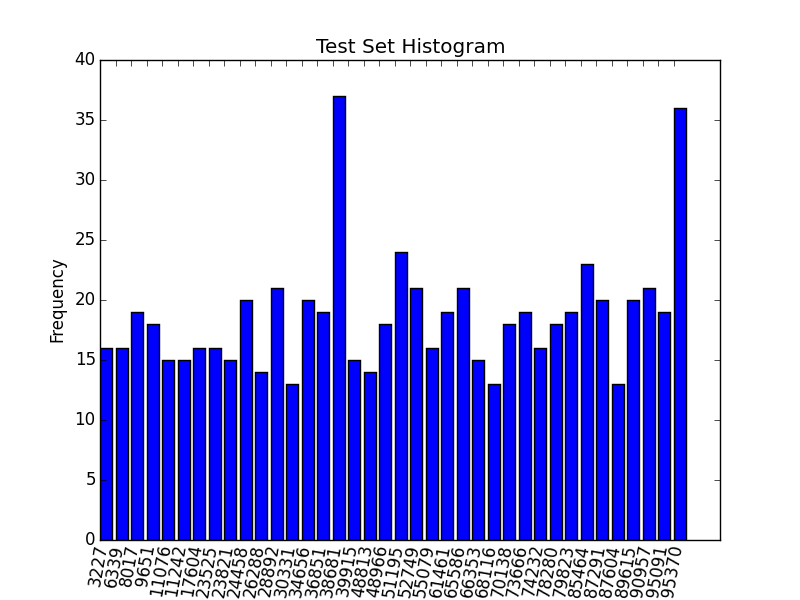
#> input picture histograms/train.png, 800 x 600 px, given as the content of the folder histograms/train.png, which was not available
$ python cropAndRotate.py histograms/train.png histograms/validation.png   (Python 2 division)   (older library calls are emulated)
#> lines starting #> are read from the running program, lines starting #| are printed output that depends on the picture; after the words box and inside, x2 and y2 are one past the last pixel; in counts of white or black regions, pixels touching at a corner belong together; pictures that were not available may be replaced by others from this repository, and a replacement may not be noted
#! /usr/bin/python
#
import os
import math
import sys

import numpy as np
import cv2

#Get the histogram. All histograms must be the same kind
def getHist(im):
    hist = cv2.calcHist([im],[0,1,2],None,[16,16,16],[0,255,0,255,0,255])
    return(hist)

#Divide the image in four subimages
def divImage(im):
    height,width,channels = im.shape
    im1 = im[0:height/2, 0:width/2]
    im2 = im[0:height/2, width/2:width]
    im3 = im[height/2:height, 0:width/2]
    im4 = im[height/2:height, width/2:width]
    return([im1,im2,im3,im4])

#Sets a whole image to a value. By default, black
def setImage(im,val=0):
    for i in range(0,3):
        im[:,:,i]=val

#Create a mask image to select regions with a distinct histogram.
#  white zones are different enough from the base image
#  im: image
#  baseHist: Histogram of the base image (currently, the original image)
#  label: A label for the current step, just for debug
def simHist(im, baseHist, label=""):
    #print label
    height,width,channels = im.shape
    if width < 10 or height < 10:
        setImage(im,0)
        return
    images = divImage(im)
    histg = baseHist
    #Test: this compares each subimage with the current image's histogram instead of the base (whole image)
    #histg = getHist(im)
    # CORREL: Other similarity measures may be tested
    sim = [cv2.compareHist(histg, getHist(imx), cv2.HISTCMP_CORREL) for imx in images]

    for i in range(0,len(sim)):
        #This is the threshold to consider too different
        if sim[i] < 0.25:
            setImage( images[i], 255 )
        else:
            sim.append( simHist( images[i], histg, label+str(i) ) )
    return(sim)

def intround(floatNum):
    return int(round(floatNum))

#### Draw the ellipse major and minor axis
def drawEllipseAxis(image, ellipse):
    # Center of ellipse
    cx = intround(ellipse[0][0])
    cy = intround(ellipse[0][1])

    # Get the half lengths of the two axes
    mjAxis = max(ellipse[1])
    miAxis = min(ellipse[1])

    miAngle = (ellipse[2] * math.pi / 180.0)
    mjAngle = miAngle + math.pi / 2.0

    mjAxis = max(ellipse[1]) / 2.0
    miAxis = min(ellipse[1]) / 2.0

    # major axis
    mj1x = intround(cx + mjAxis * math.cos(mjAngle))
    mj1y = intround(cy + mjAxis * math.sin(mjAngle))
    mj2x = intround(cx + mjAxis * math.cos(mjAngle + math.pi))
    mj2y = intround(cy + mjAxis * math.sin(mjAngle + math.pi))
    cv2.line(image, (mj1x, mj1y), (mj2x, mj2y),(255,0,0),2)

    # minor axis
    mi1x = intround(cx + miAxis * math.cos(miAngle))
    mi1y = intround(cy + miAxis * math.sin(miAngle))
    mi2x = intround(cx + miAxis * math.cos(miAngle + math.pi))
    mi2y = intround(cy + miAxis * math.sin(miAngle + math.pi))
    cv2.line(image, (mi1x, mi1y), (mi2x, mi2y),(255,0,0),2)

def rotateAndCrop(img, ellipse):
    # Center of rotation is the center of the image
    center=tuple(np.array(img.shape[0:2])/2)

    # Affine transform - rotation about the center
    rotMat = cv2.getRotationMatrix2D(center, ellipse[2], 1.0)

    # Recalculate the size of the rotated image
    # so the corners do not get cut off
    (h, w) = img.shape[0:2]
    r = np.deg2rad(ellipse[2])
    w, h = (abs(np.sin(r)*h) + abs(np.cos(r)*w),abs(np.sin(r)*w) + abs(np.cos(r)*h))

    rotated = cv2.warpAffine(img,rotMat,dsize=(int(w),int(h)),flags=cv2.INTER_LINEAR)

    # Get the center of the ellipse and rotate it with the affine transform
    centEll = np.ones((3,1))
    centEll[0] = ellipse[0][0]
    centEll[1] = ellipse[0][1]
    centEll = np.dot(rotMat, centEll)

    # Get the half lengths of the two axes
    mjAxis = max(ellipse[1]) / 2.0
    miAxis = min(ellipse[1]) / 2.0

    p1x = intround(centEll[0] - miAxis)
    p1y = intround(centEll[1] - mjAxis)
    p2x = intround(centEll[0] + miAxis)
    p2y = intround(centEll[1] + mjAxis)

    if p1x < 0:
        p1x = 0
    if p1y < 0:
        p1y = 0
    if p2x >= img.shape[1]:
        p2x = img.shape[1]-1
    if p2y >= img.shape[0]:
        p2y = img.shape[0]-1
    # Return a slice as the cropped ROI
    return rotated[p1y:p2y, p1x:p2x]

def processWhaleImage(img):
    #PREPROCESS
    #   Convert to HSV, yields better results than BGR
    hsvImage = cv2.cvtColor(img, cv2.COLOR_BGR2HSV)

    #   Testing if CLAHE improves result
    #im = clahe(im)
    #   get original image hist
    baseHist = getHist(hsvImage)

    #PROCESS
    #   Perform region selection by histogram similarity. Returns a mask on whole image
    res = simHist(hsvImage,baseHist)

    #POSTPROCESS
    im = cv2.cvtColor(hsvImage, cv2.COLOR_BGR2GRAY)
    ret,thresh = cv2.threshold(im, 127, 255, 0)

    _,contours,hierarchy = cv2.findContours(im,cv2.RETR_EXTERNAL,cv2.CHAIN_APPROX_SIMPLE)
    best = None
    best_size = 0
    for cnt in contours:
        x,y,w,h = cv2.boundingRect(cnt)
        size = w * h
        if size > best_size:
            best_size = size
            best = cnt
        cv2.rectangle(im,(x-10,y-10),(x+w+10,y+h+10),(255,255,255),2)

    #Select biggest contour, assume that's the whale :D
    #  shows boundng box and contour
    if best_size > 0:
        # Fit an ellipse into this contour
        ellipse = cv2.fitEllipse(best)
    else:
        print "Could not find extract in " + fname

    # cv2.ellipse(org, ellipse, (0,255,0),2)
    # drawEllipseAxis(org, ellipse)
    return rotateAndCrop(img, ellipse)

#Crop all the whale images in a folder into a different folder
def whaleExport(readDir, writeDir):
    # Get all files in readDir
#> called with readDir = 'histograms/train.png', writeDir = 'histograms/validation.png'
    files = []
    for (dirpath, dirnames, filenames) in os.walk(readDir):
        files.extend(filenames)
        break

    # Loop through the images in 'readDir'
    for fname in files:
        if not os.path.isfile(readDir + '/' + fname):
            continue
        fpath = readDir + '/' + fname
        im = cv2.imread(fpath)
#> im is the input picture: shape (600, 800, 3); mean B, G, R 235.3, 187.8, 187.8
        if im is None:
            print 'Failed to load image file:', fname
            sys.exit(1)
        # try:
        proccessed = processWhaleImage(im)
#> in processWhaleImage, `hsvImage = cv2.cvtColor(img, cv2.COLOR_BGR2HSV)`: hsvImage: shape (600, 800, 3); mean H, S, V 23.3, 49.4, 235.3
#> in divImage, `im1 = im[0:height/2, 0:width/2]`: im1: shape (300, 400, 3); mean H, S, V 2.5, 5.4, 250
#> in divImage, `im2 = im[0:height/2, width/2:width]`: im2: shape (300, 400, 3); mean H, S, V 3.2, 6.8, 250.4
#> in divImage, `im3 = im[height/2:height, 0:width/2]`: im3: shape (300, 400, 3); mean H, S, V 42.9, 91.1, 220.2
#> in divImage, `im4 = im[height/2:height, width/2:width]`: im4: shape (300, 400, 3); mean H, S, V 44.4, 94.4, 220.8
#> in simHist, `images = divImage(im)`: images = 4 items
#> in simHist, `sim = [cv2.compareHist(histg, getHist(imx), cv2.HISTCMP_CORREL) for im..`: sim = [0.992, 0.984, 0.999, 1]
#> the loop in simHist, `for i in range(0,len(sim)):` made 4 passes
#> in processWhaleImage, `res = simHist(hsvImage,baseHist)`: hsvImage: shape (600, 800, 3); mean H, S, V 5.1, 5.1, 5.1
#> in processWhaleImage, `im = cv2.cvtColor(hsvImage, cv2.COLOR_BGR2GRAY)`:
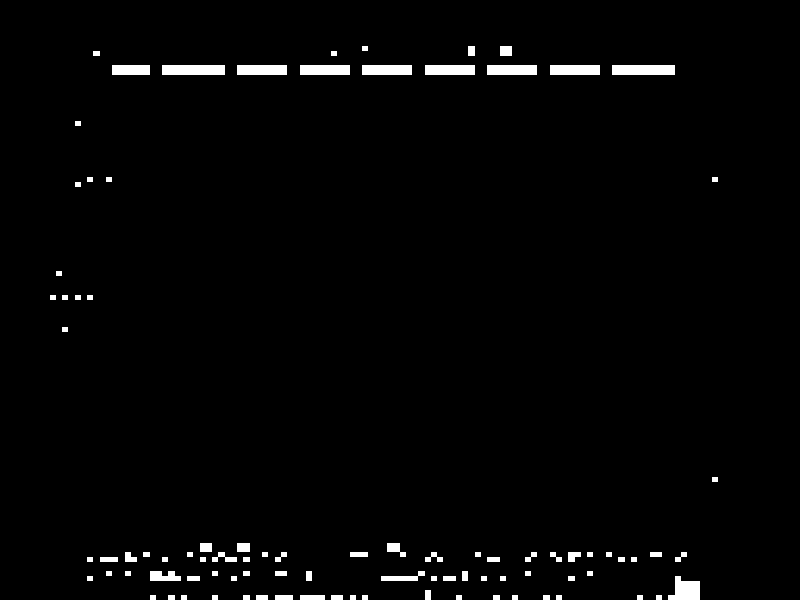
#> im: shape (600, 800); 2% white; 92 white regions, largest, box (x1, y1, x2, y2) and area: (162, 65, 225, 75) 630, (612, 65, 675, 75) 630, (668, 576, 700, 600) 540
#> the loop in processWhaleImage, `for cnt in contours:` made 92 passes
#> cnt on passes 1 to 12: [[656, 595], [656, 599], [661, 599], [661, 595]], [[637, 595], [637, 599], [642, 599], [642, 595]], [[556, 595], [556, 599], [561, 599], [561, 595]], [[543, 595], [543, 599], [549, 599], [549, 595]], [[512, 595], [512, 599], [517, 599], [517, 595]], [[493, 595], [493, 599], [499, 599], [499, 595]], [[456, 595], [456, 599], [461, 599], [461, 595]], [[362, 595], [362, 599], [367, 599], [367, 595]], [[350, 595], [350, 599], [355, 599], [355, 595]], [[331, 595], [331, 599], [342, 599], [342, 595]], [[300, 595], [300, 599], [324, 599], [324, 595]], [[275, 595], [275, 599], [292, 599], [292, 595]]
#> after the loop in processWhaleImage, `for cnt in contours:`:
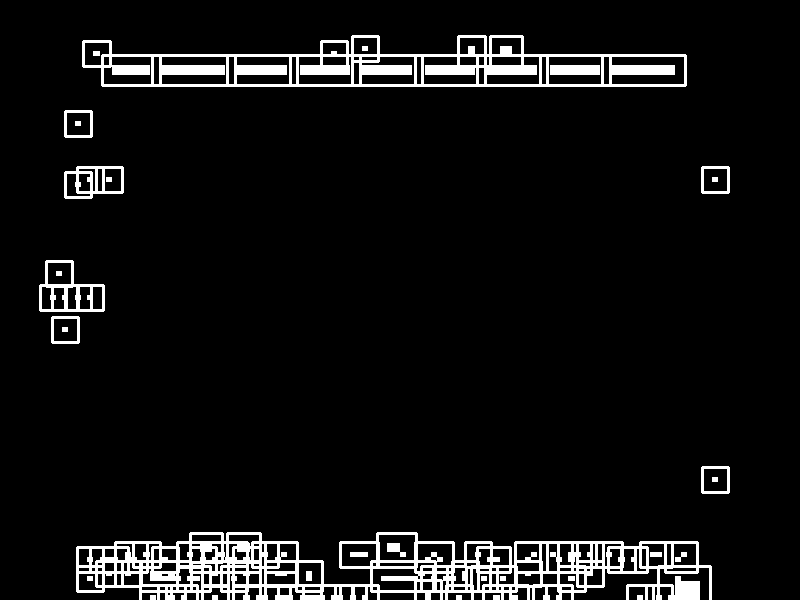
#> im: shape (600, 800); 6.7% white; 31 white regions, largest, box (x1, y1, x2, y2) and area: (76, 532, 712, 600) 17085, (82, 35, 687, 87) 10500, (39, 260, 105, 312) 1113
#> in rotateAndCrop, `rotated = cv2.warpAffine(img,rotMat,dsize=(int(w),int(h)),flags=cv2.IN..`:
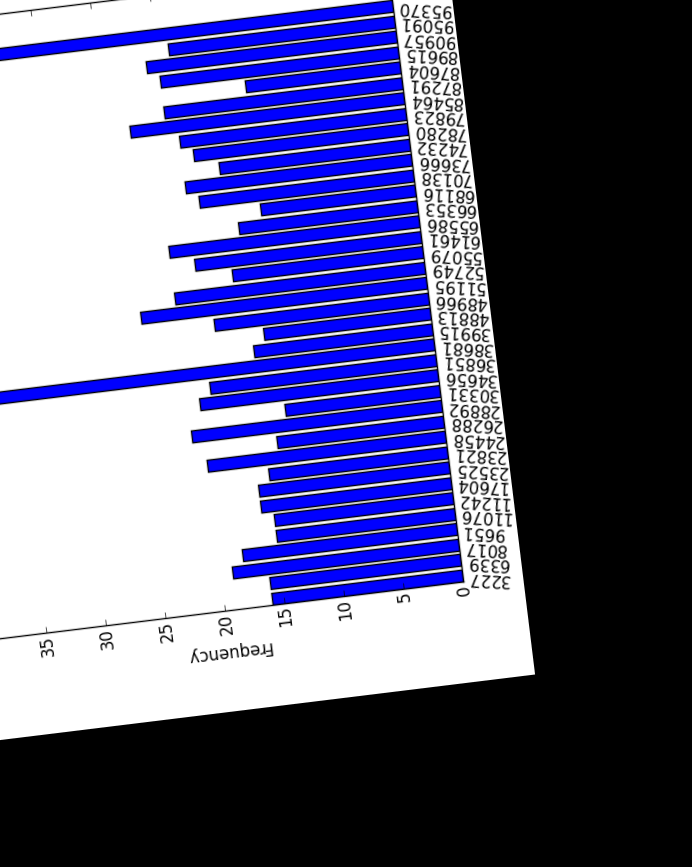
#> rotated: shape (867, 692, 3); mean B, G, R 134.4, 96.5, 96.5
        cv2.imwrite(writeDir + '/' + fname, proccessed)
        # except:
        #     print(fname+" did not work")

#MAIN
readPath = sys.argv[1]
writePath = sys.argv[2]
#> (the run stopped early here; a loop or call above may not have finished)

$ run again, on histograms/validation.png
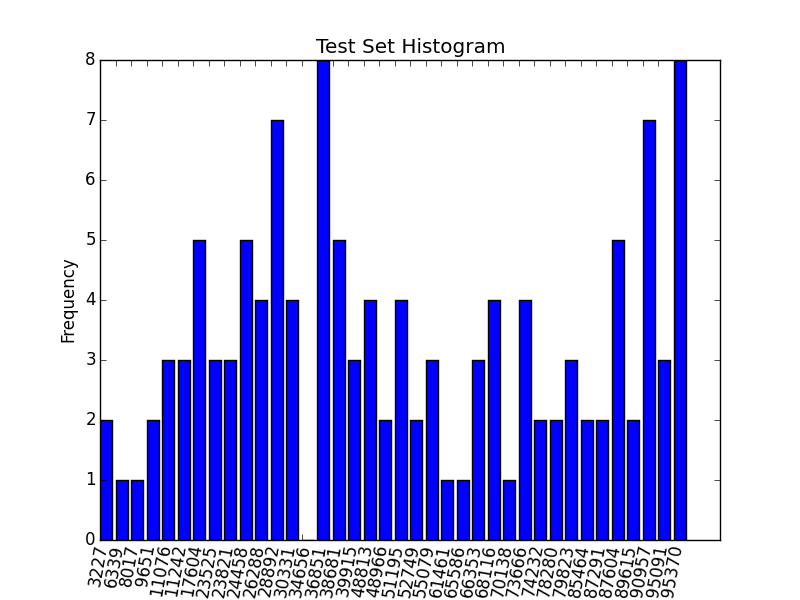
#> input picture histograms/validation.png, 800 x 600 px, given as the content of the folder histograms/validation.png, which was not available
#> in whaleExport, im is the input picture: shape (600, 800, 3); mean B, G, R 237, 195.4, 195.4
#> im1: shape (300, 400, 3); mean H, S, V 6.5, 13.9, 248.2
#> im2: shape (300, 400, 3); mean H, S, V 5.2, 11.1, 249.3
#> im3: shape (300, 400, 3); mean H, S, V 37.1, 78.9, 223.5
#> im4: shape (300, 400, 3); mean H, S, V 32.5, 69.1, 227.1
#> images = 4 items
#> sim = [0.99, 0.985, 0.999, 0.999]
#> the loop in simHist, `for i in range(0,len(sim)):` made 4 passes
#> in processWhaleImage, `im = cv2.cvtColor(hsvImage, cv2.COLOR_BGR2GRAY)`:
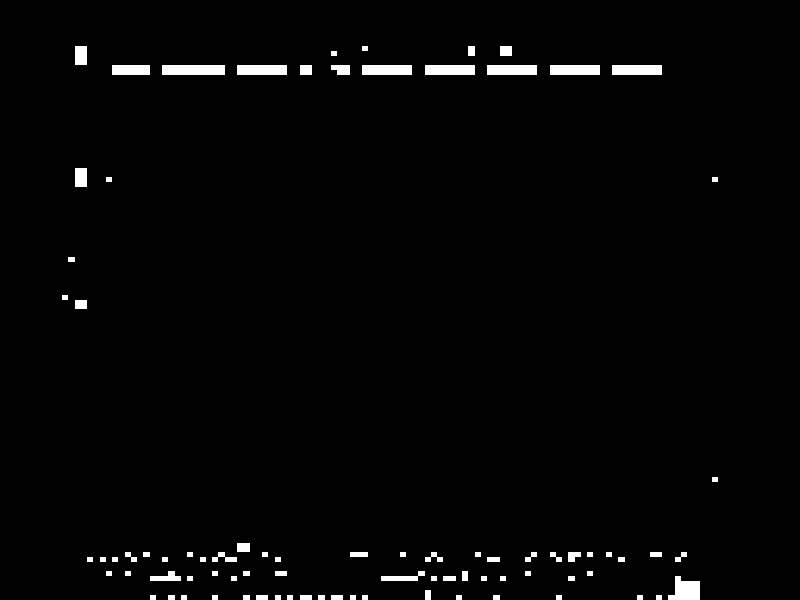
#> im: shape (600, 800); 1.8% white; 84 white regions, largest, box (x1, y1, x2, y2) and area: (162, 65, 225, 75) 630, (668, 576, 700, 600) 540, (237, 65, 287, 75) 500
#> the loop in processWhaleImage, `for cnt in contours:` made 84 passes
#> cnt on passes 1 to 8: [[656, 595], [656, 599], [661, 599], [661, 595]], [[637, 595], [637, 599], [642, 599], [642, 595]], [[556, 595], [556, 599], [561, 599], [561, 595]], [[493, 595], [493, 599], [499, 599], [499, 595]], [[456, 595], [456, 599], [461, 599], [461, 595]], [[362, 595], [362, 599], [367, 599], [367, 595]], [[350, 595], [350, 599], [355, 599], [355, 595]], [[331, 595], [331, 599], [342, 599], [342, 595]]
#> in rotateAndCrop, `rotated = cv2.warpAffine(img,rotMat,dsize=(int(w),int(h)),flags=cv2.IN..`:
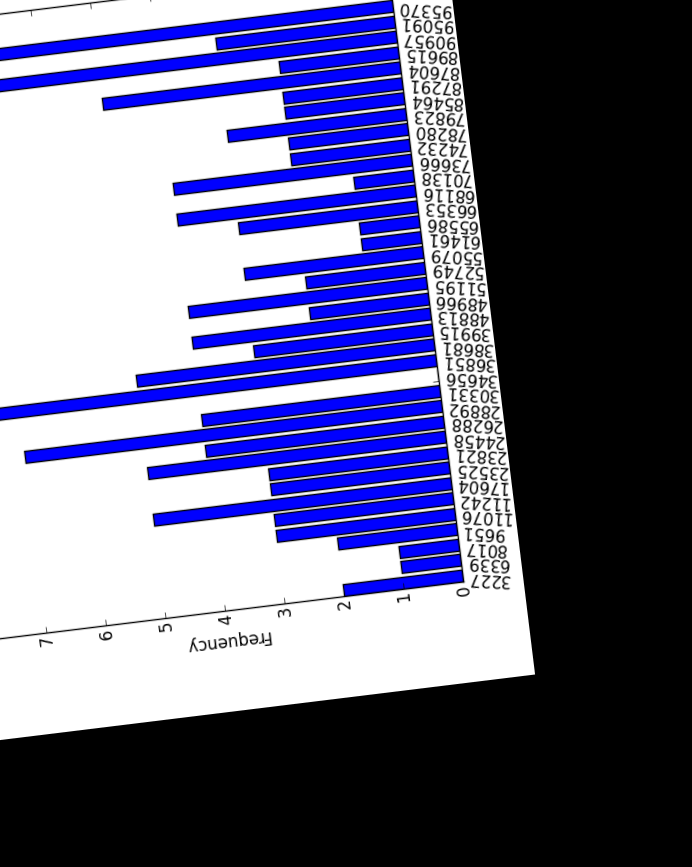
#> rotated: shape (867, 692, 3); mean B, G, R 135.8, 103.2, 103.2
